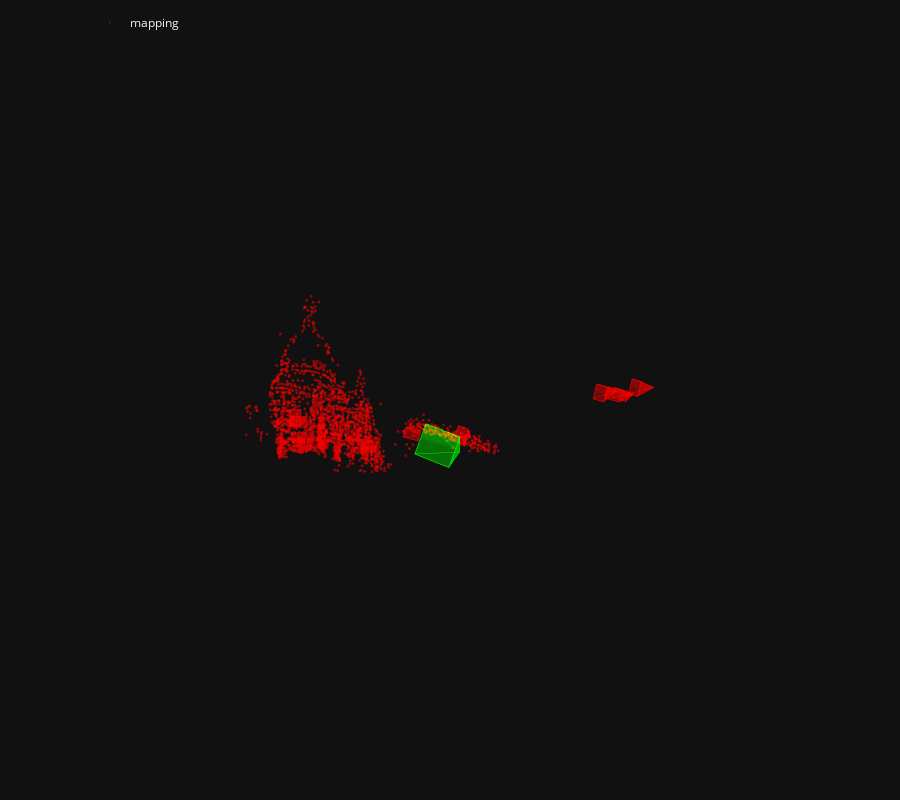

The notebook cell saved with this chart:
### Markdown cell above
We visualize the correspondences between the query images a few mapping images. We can also visualize the estimated camera pose in the 3D map.

### Code cell
pose = pycolmap.Image(tvec=ret['tvec'], qvec=ret['qvec'])
viz_3d.plot_camera_colmap(fig, pose, camera, color='rgba(0,255,0,0.5)', name=query)
fig.show()

### Figure 1 — Plotly figure (JSON) as saved in the notebook; plotly's stock layout.template omitted (floating-point values rounded to 4 significant figures; data arrays with more than 128 entries replaced by an {"elided": "..."} marker saying what was removed)
{"data": [{"legendgroup": "mapping", "marker": {"color": "rgba(255,0,0,0.5)", "line": {"width": 0}, "size": 1}, "mode": "markers", "name": "mapping", "type": "scatter3d", "x": {"elided": "1887 float values"}, "y": {"elided": "1887 float values"}, "z": {"elided": "1887 float values"}}, {"legendgroup": "mapping", "line": {"color": "rgba(255,0,0,0.5)"}, "marker": {"size": 0.0001}, "name": "1", "showlegend": false, "type": "scatter3d", "x": [0.1759, 0.3336, 0.2628, 0.1051, 0.1759], "y": [0.3122, 0.3731, 0.619, 0.558, 0.3122], "z": [2.258, 2.345, 2.302, 2.214, 2.258]}, {"color": "rgba(255,0,0,0.5)", "i": [0, 0, 0, 0], "j": [1, 2, 3, 4], "k": [2, 3, 4, 1], "legendgroup": "mapping", "name": "1", "showlegend": false, "type": "mesh3d", "x": [0.3686, 0.1759, 0.3336, 0.2628, 0.1051, 0.1759], "y": [0.4613, 0.3122, 0.3731, 0.619, 0.558, 0.3122], "z": [2.014, 2.258, 2.345, 2.302, 2.214, 2.258]}, {"legendgroup": "mapping", "line": {"color": "rgba(255,0,0,0.5)", "width": 1}, "mode": "lines", "name": "1", "showlegend": false, "type": "scatter3d", "x": [0.3686, 0.1759, 0.3336, 0.3686, 0.3336, 0.2628, 0.3686, 0.2628, 0.1051, 0.3686, 0.1051, 0.1759], "y": [0.4613, 0.3122, 0.3731, 0.4613, 0.3731, 0.619, 0.4613, 0.619, 0.558, 0.4613, 0.558, 0.3122], "z": [2.014, 2.258, 2.345, 2.014, 2.345, 2.302, 2.014, 2.302, 2.214, 2.014, 2.214, 2.258]}, {"legendgroup": "mapping", "line": {"color": "rgba(255,0,0,0.5)"}, "marker": {"size": 0.0001}, "name": "2", "showlegend": false, "type": "scatter3d", "x": [-1.348, -1.111, -1.158, -1.396, -1.348], "y": [0.6164, 0.6825, 0.8454, 0.7793, 0.6164], "z": [4.156, 4.251, 4.256, 4.161, 4.156]}, {"color": "rgba(255,0,0,0.5)", "i": [0, 0, 0, 0], "j": [1, 2, 3, 4], "k": [2, 3, 4, 1], "legendgroup": "mapping", "name": "2", "showlegend": false, "type": "mesh3d", "x": [-1.188, -1.348, -1.111, -1.158, -1.396, -1.348], "y": [0.7551, 0.6164, 0.6825, 0.8454, 0.7793, 0.6164], "z": [4.024, 4.156, 4.251, 4.256, 4.161, 4.156]}, {"legendgroup": "mapping", "line": {"color": "rgba(255,0,0,0.5)", "width": 1}, "mode": "lines", "name": "2", "showlegend": false, "type": "scatter3d", "x": [-1.188, -1.348, -1.111, -1.188, -1.111, -1.158, -1.188, -1.158, -1.396, -1.188, -1.396, -1.348], "y": [0.7551, 0.6164, 0.6825, 0.7551, 0.6825, 0.8454, 0.7551, 0.8454, 0.7793, 0.7551, 0.7793, 0.6164], "z": [4.024, 4.156, 4.251, 4.024, 4.251, 4.256, 4.024, 4.256, 4.161, 4.024, 4.161, 4.156]}, {"legendgroup": "mapping", "line": {"color": "rgba(255,0,0,0.5)"}, "marker": {"size": 0.0001}, "name": "3", "showlegend": false, "type": "scatter3d", "x": [-2.492, -2.237, -2.243, -2.499, -2.492], "y": [0.2324, 0.2376, 0.4061, 0.4009, 0.2324], "z": [3.65, 3.599, 3.582, 3.634, 3.65]}, {"color": "rgba(255,0,0,0.5)", "i": [0, 0, 0, 0], "j": [1, 2, 3, 4], "k": [2, 3, 4, 1], "legendgroup": "mapping", "name": "3", "showlegend": false, "type": "mesh3d", "x": [-2.409, -2.492, -2.237, -2.243, -2.499, -2.492], "y": [0.2974, 0.2324, 0.2376, 0.4061, 0.4009, 0.2324], "z": [3.408, 3.65, 3.599, 3.582, 3.634, 3.65]}, {"legendgroup": "mapping", "line": {"color": "rgba(255,0,0,0.5)", "width": 1}, "mode": "lines", "name": "3", "showlegend": false, "type": "scatter3d", "x": [-2.409, -2.492, -2.237, -2.409, -2.237, -2.243, -2.409, -2.243, -2.499, -2.409, -2.499, -2.492], "y": [0.2974, 0.2324, 0.2376, 0.2974, 0.2376, 0.4061, 0.2974, 0.4061, 0.4009, 0.2974, 0.4009, 0.2324], "z": [3.408, 3.65, 3.599, 3.408, 3.599, 3.582, 3.408, 3.582, 3.634, 3.408, 3.634, 3.65]}, {"legendgroup": "mapping", "line": {"color": "rgba(255,0,0,0.5)"}, "marker": {"size": 0.0001}, "name": "4", "showlegend": false, "type": "scatter3d", "x": [2.669, 2.885, 2.848, 2.632, 2.669], "y": [-0.576, -0.5075, -0.35, -0.4185, -0.576], "z": [-3.334, -3.234, -3.264, -3.363, -3.334]}, {"color": "rgba(255,0,0,0.5)", "i": [0, 0, 0, 0], "j": [1, 2, 3, 4], "k": [2, 3, 4, 1], "legendgroup": "mapping", "name": "4", "showlegend": false, "type": "mesh3d", "x": [2.972, 2.669, 2.885, 2.848, 2.632, 2.669], "y": [-0.4957, -0.576, -0.5075, -0.35, -0.4185, -0.576], "z": [-3.739, -3.334, -3.234, -3.264, -3.363, -3.334]}, {"legendgroup": "mapping", "line": {"color": "rgba(255,0,0,0.5)", "width": 1}, "mode": "lines", "name": "4", "showlegend": false, "type": "scatter3d", "x": [2.972, 2.669, 2.885, 2.972, 2.885, 2.848, 2.972, 2.848, 2.632, 2.972, 2.632, 2.669], "y": [-0.4957, -0.576, -0.5075, -0.4957, -0.5075, -0.35, -0.4957, -0.35, -0.4185, -0.4957, -0.4185, -0.576], "z": [-3.739, -3.334, -3.234, -3.739, -3.234, -3.264, -3.739, -3.264, -3.363, -3.739, -3.363, -3.334]}, {"legendgroup": "mapping", "line": {"color": "rgba(255,0,0,0.5)"}, "marker": {"size": 0.0001}, "name": "5", "showlegend": false, "type": "scatter3d", "x": [-2.483, -2.236, -2.225, -2.473, -2.483], "y": [0.5296, 0.5273, 0.694, 0.6963, 0.5296], "z": [4.318, 4.238, 4.266, 4.346, 4.318]}, {"color": "rgba(255,0,0,0.5)", "i": [0, 0, 0, 0], "j": [1, 2, 3, 4], "k": [2, 3, 4, 1], "legendgroup": "mapping", "name": "5", "showlegend": false, "type": "mesh3d", "x": [-2.417, -2.483, -2.236, -2.225, -2.473, -2.483], "y": [0.6491, 0.5296, 0.5273, 0.694, 0.6963, 0.5296], "z": [4.097, 4.318, 4.238, 4.266, 4.346, 4.318]}, {"legendgroup": "mapping", "line": {"color": "rgba(255,0,0,0.5)", "width": 1}, "mode": "lines", "name": "5", "showlegend": false, "type": "scatter3d", "x": [-2.417, -2.483, -2.236, -2.417, -2.236, -2.225, -2.417, -2.225, -2.473, -2.417, -2.473, -2.483], "y": [0.6491, 0.5296, 0.5273, 0.6491, 0.5273, 0.694, 0.6491, 0.694, 0.6963, 0.6491, 0.6963, 0.5296], "z": [4.097, 4.318, 4.238, 4.097, 4.238, 4.266, 4.097, 4.266, 4.346, 4.097, 4.346, 4.318]}, {"legendgroup": "mapping", "line": {"color": "rgba(255,0,0,0.5)"}, "marker": {"size": 0.0001}, "name": "6", "showlegend": false, "type": "scatter3d", "x": [-0.6548, -0.4185, -0.4679, -0.7041, -0.6548], "y": [0.3584, 0.4282, 0.5913, 0.5215, 0.3584], "z": [2.843, 2.939, 2.942, 2.846, 2.843]}, {"color": "rgba(255,0,0,0.5)", "i": [0, 0, 0, 0], "j": [1, 2, 3, 4], "k": [2, 3, 4, 1], "legendgroup": "mapping", "name": "6", "showlegend": false, "type": "mesh3d", "x": [-0.4894, -0.6548, -0.4185, -0.4679, -0.7041, -0.6548], "y": [0.5003, 0.3584, 0.4282, 0.5913, 0.5215, 0.3584], "z": [2.697, 2.843, 2.939, 2.942, 2.846, 2.843]}, {"legendgroup": "mapping", "line": {"color": "rgba(255,0,0,0.5)", "width": 1}, "mode": "lines", "name": "6", "showlegend": false, "type": "scatter3d", "x": [-0.4894, -0.6548, -0.4185, -0.4894, -0.4185, -0.4679, -0.4894, -0.4679, -0.7041, -0.4894, -0.7041, -0.6548], "y": [0.5003, 0.3584, 0.4282, 0.5003, 0.4282, 0.5913, 0.5003, 0.5913, 0.5215, 0.5003, 0.5215, 0.3584], "z": [2.697, 2.843, 2.939, 2.697, 2.939, 2.942, 2.697, 2.942, 2.846, 2.697, 2.846, 2.843]}, {"legendgroup": "mapping", "line": {"color": "rgba(255,0,0,0.5)"}, "marker": {"size": 0.0001}, "name": "7", "showlegend": false, "type": "scatter3d", "x": [2.384, 2.549, 2.494, 2.329, 2.384], "y": [-0.6284, -0.5761, -0.3393, -0.3916, -0.6284], "z": [-3.179, -3.111, -3.158, -3.227, -3.179]}, {"color": "rgba(255,0,0,0.5)", "i": [0, 0, 0, 0], "j": [1, 2, 3, 4], "k": [2, 3, 4, 1], "legendgroup": "mapping", "name": "7", "showlegend": false, "type": "mesh3d", "x": [2.703, 2.384, 2.549, 2.494, 2.329, 2.384], "y": [-0.5406, -0.6284, -0.5761, -0.3393, -0.3916, -0.6284], "z": [-3.763, -3.179, -3.111, -3.158, -3.227, -3.179]}, {"legendgroup": "mapping", "line": {"color": "rgba(255,0,0,0.5)", "width": 1}, "mode": "lines", "name": "7", "showlegend": false, "type": "scatter3d", "x": [2.703, 2.384, 2.549, 2.703, 2.549, 2.494, 2.703, 2.494, 2.329, 2.703, 2.329, 2.384], "y": [-0.5406, -0.6284, -0.5761, -0.5406, -0.5761, -0.3393, -0.5406, -0.3393, -0.3916, -0.5406, -0.3916, -0.6284], "z": [-3.763, -3.179, -3.111, -3.763, -3.111, -3.158, -3.763, -3.158, -3.227, -3.763, -3.227, -3.179]}, {"legendgroup": "mapping", "line": {"color": "rgba(255,0,0,0.5)"}, "marker": {"size": 0.0001}, "name": "8", "showlegend": false, "type": "scatter3d", "x": [-2.523, -2.338, -2.34, -2.526, -2.523], "y": [0.1243, 0.1219, 0.3776, 0.3799, 0.1243], "z": [3.592, 3.549, 3.525, 3.567, 3.592]}, {"color": "rgba(255,0,0,0.5)", "i": [0, 0, 0, 0], "j": [1, 2, 3, 4], "k": [2, 3, 4, 1], "legendgroup": "mapping", "name": "8", "showlegend": false, "type": "mesh3d", "x": [-2.491, -2.523, -2.338, -2.34, -2.526, -2.523], "y": [0.226, 0.1243, 0.1219, 0.3776, 0.3799, 0.1243], "z": [3.303, 3.592, 3.549, 3.525, 3.567, 3.592]}, {"legendgroup": "mapping", "line": {"color": "rgba(255,0,0,0.5)", "width": 1}, "mode": "lines", "name": "8", "showlegend": false, "type": "scatter3d", "x": [-2.491, -2.523, -2.338, -2.491, -2.338, -2.34, -2.491, -2.34, -2.526, -2.491, -2.526, -2.523], "y": [0.226, 0.1243, 0.1219, 0.226, 0.1219, 0.3776, 0.226, 0.3776, 0.3799, 0.226, 0.3799, 0.1243], "z": [3.303, 3.592, 3.549, 3.303, 3.549, 3.525, 3.303, 3.525, 3.567, 3.303, 3.567, 3.592]}, {"legendgroup": "mapping", "line": {"color": "rgba(255,0,0,0.5)"}, "marker": {"size": 0.0001}, "name": "9", "showlegend": false, "type": "scatter3d", "x": [2.951, 3.094, 3.036, 2.893, 2.951], "y": [-0.7309, -0.6843, -0.4476, -0.4943, -0.7309], "z": [-3.658, -3.591, -3.633, -3.7, -3.658]}, {"color": "rgba(255,0,0,0.5)", "i": [0, 0, 0, 0], "j": [1, 2, 3, 4], "k": [2, 3, 4, 1], "legendgroup": "mapping", "name": "9", "showlegend": false, "type": "mesh3d", "x": [3.294, 2.951, 3.094, 3.036, 2.893, 2.951], "y": [-0.6241, -0.7309, -0.6843, -0.4476, -0.4943, -0.7309], "z": [-4.254, -3.658, -3.591, -3.633, -3.7, -3.658]}, {"legendgroup": "mapping", "line": {"color": "rgba(255,0,0,0.5)", "width": 1}, "mode": "lines", "name": "9", "showlegend": false, "type": "scatter3d", "x": [3.294, 2.951, 3.094, 3.294, 3.094, 3.036, 3.294, 3.036, 2.893, 3.294, 2.893, 2.951], "y": [-0.6241, -0.7309, -0.6843, -0.6241, -0.6843, -0.4476, -0.6241, -0.4476, -0.4943, -0.6241, -0.4943, -0.7309], "z": [-4.254, -3.658, -3.591, -4.254, -3.591, -3.633, -4.254, -3.633, -3.7, -4.254, -3.7, -3.658]}, {"legendgroup": "mapping", "line": {"color": "rgba(255,0,0,0.5)"}, "marker": {"size": 0.0001}, "name": "10", "showlegend": false, "type": "scatter3d", "x": [2.571, 2.789, 2.747, 2.529, 2.571], "y": [-0.5752, -0.5102, -0.33, -0.395, -0.5752], "z": [-3.112, -3.011, -3.037, -3.138, -3.112]}, {"color": "rgba(255,0,0,0.5)", "i": [0, 0, 0, 0], "j": [1, 2, 3, 4], "k": [2, 3, 4, 1], "legendgroup": "mapping", "name": "10", "showlegend": false, "type": "mesh3d", "x": [2.949, 2.571, 2.789, 2.747, 2.529, 2.571], "y": [-0.4737, -0.5752, -0.5102, -0.33, -0.395, -0.5752], "z": [-3.691, -3.112, -3.011, -3.037, -3.138, -3.112]}, {"legendgroup": "mapping", "line": {"color": "rgba(255,0,0,0.5)", "width": 1}, "mode": "lines", "name": "10", "showlegend": false, "type": "scatter3d", "x": [2.949, 2.571, 2.789, 2.949, 2.789, 2.747, 2.949, 2.747, 2.529, 2.949, 2.529, 2.571], "y": [-0.4737, -0.5752, -0.5102, -0.4737, -0.5102, -0.33, -0.4737, -0.33, -0.395, -0.4737, -0.395, -0.5752], "z": [-3.691, -3.112, -3.011, -3.691, -3.011, -3.037, -3.691, -3.037, -3.138, -3.691, -3.138, -3.112]}, {"line": {"color": "rgba(0,255,0,0.5)"}, "marker": {"size": 0.0001}, "name": "query/night.jpg", "showlegend": false, "type": "scatter3d", "x": [-0.3411, 0.2016, 0.02381, -0.5188, -0.3411], "y": [0.3452, 0.5786, 1.061, 0.8271, 0.3452], "z": [3.535, 3.887, 3.841, 3.489, 3.535]}, {"color": "rgba(0,255,0,0.5)", "i": [0, 0, 0, 0], "j": [1, 2, 3, 4], "k": [2, 3, 4, 1], "name": "query/night.jpg", "showlegend": false, "type": "mesh3d", "x": [0.1954, -0.3411, 0.2016, 0.02381, -0.5188, -0.3411], "y": [0.7771, 0.3452, 0.5786, 1.061, 0.8271, 0.3452], "z": [3.092, 3.535, 3.887, 3.841, 3.489, 3.535]}, {"line": {"color": "rgba(0,255,0,0.5)", "width": 1}, "mode": "lines", "name": "query/night.jpg", "showlegend": false, "type": "scatter3d", "x": [0.1954, -0.3411, 0.2016, 0.1954, 0.2016, 0.02381, 0.1954, 0.02381, -0.5188, 0.1954, -0.5188, -0.3411], "y": [0.7771, 0.3452, 0.5786, 0.7771, 0.5786, 1.061, 0.7771, 1.061, 0.8271, 0.7771, 0.8271, 0.3452], "z": [3.092, 3.535, 3.887, 3.092, 3.887, 3.841, 3.092, 3.841, 3.489, 3.092, 3.489, 3.535]}], "layout": {"height": 800, "legend": {"orientation": "h", "x": 0.1, "xanchor": "left", "y": 0.99, "yanchor": "top"}, "margin": {"b": 0, "l": 0, "pad": 0, "r": 0, "t": 0}, "scene": {"aspectmode": "data", "camera": {"eye": {"x": 0, "y": -0.1, "z": -2}, "projection": {"type": "orthographic"}, "up": {"x": 0, "y": -1, "z": 0}}, "dragmode": "orbit", "xaxis": {"autorange": true, "showbackground": false, "showgrid": false, "showline": false, "showticklabels": true, "visible": false}, "yaxis": {"autorange": true, "showbackground": false, "showgrid": false, "showline": false, "showticklabels": true, "visible": false}, "zaxis": {"autorange": true, "showbackground": false, "showgrid": false, "showline": false, "showticklabels": true, "visible": false}}}}
